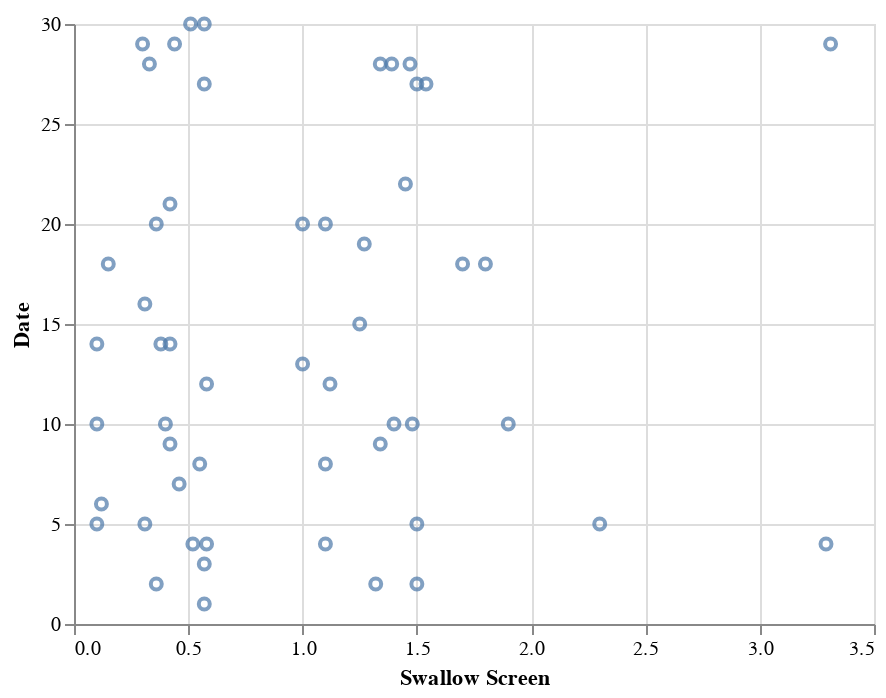

Notebook source saved alongside this figure:
### Code cell
import altair as alt
import pandas as pd

df = pd.read_csv ("Swallow_Screening_List_sample.csv")

alt.Chart (df).mark_point().encode (
    x = "Swallow Screen",
    y = "Date"
)

### Figure 1 — Vega-Lite specification as saved in the notebook (floating-point values rounded to 4 significant figures)
{"config": {"view": {"continuousWidth": 400, "continuousHeight": 300}}, "data": {"name": "data-fc03b24fd0507980e6490bd16aca26b4"}, "mark": "point", "encoding": {"x": {"type": "quantitative", "field": "Swallow Screen"}, "y": {"type": "quantitative", "field": "Date"}}, "$schema": "https://vega.github.io/schema/vega-lite/v4.8.1.json", "datasets": {"data-fc03b24fd0507980e6490bd16aca26b4": [{"Date": 29, "Admission Time": "16:00:00", "Swallow Screen Time": "29/06/2021 16:01", "Swallow Screen": 3.31}, {"Date": 4, "Admission Time": "20:54:00", "Swallow Screen Time": "12/06/2021 21:00", "Swallow Screen": 3.29}, {"Date": 5, "Admission Time": null, "Swallow Screen Time": "05/06/2021 11:08", "Swallow Screen": 2.3}, {"Date": 27, "Admission Time": "11:19:00", "Swallow Screen Time": "27/06/2021 12:54", "Swallow Screen": 1.54}, {"Date": 5, "Admission Time": "14:50:00", "Swallow Screen Time": "05/06/2021 12:58", "Swallow Screen": 1.5}, {"Date": 10, "Admission Time": "19:49:00", "Swallow Screen Time": "10/06/2021 17:51", "Swallow Screen": 1.48}, {"Date": 28, "Admission Time": "01:44:00", "Swallow Screen Time": "28/06/2021 21:47", "Swallow Screen": 1.47}, {"Date": 22, "Admission Time": "05:37:00", "Swallow Screen Time": "23/06/2021 15:45", "Swallow Screen": 1.45}, {"Date": 10, "Admission Time": "16:49:00", "Swallow Screen Time": "10/06/2021 14:48", "Swallow Screen": 1.4}, {"Date": 28, "Admission Time": "02:20:00", "Swallow Screen Time": "28/06/2021 19:47", "Swallow Screen": 1.39}, {"Date": 9, "Admission Time": "12:57:00", "Swallow Screen Time": "09/06/2021 11:40", "Swallow Screen": 1.34}, {"Date": 28, "Admission Time": null, "Swallow Screen Time": "28/06/2021 06:34", "Swallow Screen": 1.34}, {"Date": 2, "Admission Time": "13:47:00", "Swallow Screen Time": "02/06/2021 11:54", "Swallow Screen": 1.32}, {"Date": 19, "Admission Time": null, "Swallow Screen Time": "19/06/2021 12:14", "Swallow Screen": 1.27}, {"Date": 15, "Admission Time": "18:24:00", "Swallow Screen Time": "15/06/2021 16:55", "Swallow Screen": 1.25}, {"Date": 12, "Admission Time": "23:25:00", "Swallow Screen Time": "12/06/2021 18:45", "Swallow Screen": 1.12}, {"Date": 8, "Admission Time": "21:29:00", "Swallow Screen Time": "08/06/2021 18:28", "Swallow Screen": 1.1}, {"Date": 20, "Admission Time": "22:07:00", "Swallow Screen Time": "20/06/2021 19:36", "Swallow Screen": 1.1}, {"Date": 10, "Admission Time": "19:17:00", "Swallow Screen Time": "10/06/2021 17:00", "Swallow Screen": 1.9}, {"Date": 18, "Admission Time": "16:22:00", "Swallow Screen Time": "18/06/2021 14:14", "Swallow Screen": 1.8}, {"Date": 18, "Admission Time": "00:39:00", "Swallow Screen Time": "18/06/2021 20:46", "Swallow Screen": 1.7}, {"Date": 2, "Admission Time": null, "Swallow Screen Time": "02/06/2021 15:24", "Swallow Screen": 1.5}, {"Date": 27, "Admission Time": "17:07:00", "Swallow Screen Time": "27/06/2021 15:00", "Swallow Screen": 1.5}, {"Date": 4, "Admission Time": "21:56:00", "Swallow Screen Time": "04/06/2021 17:45", "Swallow Screen": 1.1}, {"Date": 13, "Admission Time": "13:12:00", "Swallow Screen Time": "13/06/2021 11:53", "Swallow Screen": 1.0}, {"Date": 20, "Admission Time": "11:40:00", "Swallow Screen Time": "20/06/2021 08:47", "Swallow Screen": 1.0}, {"Date": 4, "Admission Time": "00:57:00", "Swallow Screen Time": "04/06/2021 18:40", "Swallow Screen": 0.58}, {"Date": 1, "Admission Time": "01:16:00", "Swallow Screen Time": "01/06/2021 22:27", "Swallow Screen": 0.57}, {"Date": 3, "Admission Time": "02:25:00", "Swallow Screen Time": "03/06/2021 22:15", "Swallow Screen": 0.57}, {"Date": 12, "Admission Time": "06:09:00", "Swallow Screen Time": "12/06/2021 14:04", "Swallow Screen": 0.58}, {"Date": 27, "Admission Time": null, "Swallow Screen Time": "27/06/2021 13:08", "Swallow Screen": 0.57}, {"Date": 30, "Admission Time": "20:44:00", "Swallow Screen Time": "30/06/2021 18:35", "Swallow Screen": 0.57}, {"Date": 8, "Admission Time": "12:25:00", "Swallow Screen Time": "08/06/2021 23:40", "Swallow Screen": 0.55}, {"Date": 4, "Admission Time": null, "Swallow Screen Time": "04/06/2021 09:27", "Swallow Screen": 0.52}, {"Date": 30, "Admission Time": "10:36:00", "Swallow Screen Time": "30/06/2021 10:12", "Swallow Screen": 0.51}, {"Date": 7, "Admission Time": "11:03:00", "Swallow Screen Time": "07/06/2021 08:42", "Swallow Screen": 0.46}, {"Date": 29, "Admission Time": "17:49:00", "Swallow Screen Time": "29/06/2021 15:10", "Swallow Screen": 0.44}, {"Date": 9, "Admission Time": "19:40:00", "Swallow Screen Time": "09/06/2021 17:05", "Swallow Screen": 0.42}, {"Date": 14, "Admission Time": null, "Swallow Screen Time": "14/06/2021 14:00", "Swallow Screen": 0.42}, {"Date": 21, "Admission Time": "22:21:00", "Swallow Screen Time": "21/06/2021 20:30", "Swallow Screen": 0.42}, {"Date": 14, "Admission Time": "11:56:00", "Swallow Screen Time": "14/06/2021 21:00", "Swallow Screen": 0.38}, {"Date": 2, "Admission Time": "13:46:00", "Swallow Screen Time": "02/06/2021 11:02", "Swallow Screen": 0.36}, {"Date": 20, "Admission Time": "11:24:00", "Swallow Screen Time": "20/06/2021 09:40", "Swallow Screen": 0.36}, {"Date": 28, "Admission Time": "16:12:00", "Swallow Screen Time": "28/06/2021 12:52", "Swallow Screen": 0.33}, {"Date": 5, "Admission Time": "12:07:00", "Swallow Screen Time": "05/06/2021 10:15", "Swallow Screen": 0.31}, {"Date": 16, "Admission Time": "14:59:00", "Swallow Screen Time": "16/06/2021 20:21", "Swallow Screen": 0.31}, {"Date": 29, "Admission Time": "20:59:00", "Swallow Screen Time": "29/06/2021 19:12", "Swallow Screen": 0.3}, {"Date": 18, "Admission Time": "01:34:00", "Swallow Screen Time": "18/06/2021 22:52", "Swallow Screen": 0.15}, {"Date": 6, "Admission Time": "11:54:00", "Swallow Screen Time": "06/06/2021 21:45", "Swallow Screen": 0.12}, {"Date": 10, "Admission Time": "07:00:00", "Swallow Screen Time": "23/06/2021 11:00", "Swallow Screen": 0.4}, {"Date": 5, "Admission Time": "02:34:00", "Swallow Screen Time": "05/06/2021 21:41", "Swallow Screen": 0.1}, {"Date": 10, "Admission Time": "14:16:00", "Swallow Screen Time": "10/06/2021 11:06", "Swallow Screen": 0.1}, {"Date": 14, "Admission Time": null, "Swallow Screen Time": "14/06/2021 06:40", "Swallow Screen": 0.1}]}}
